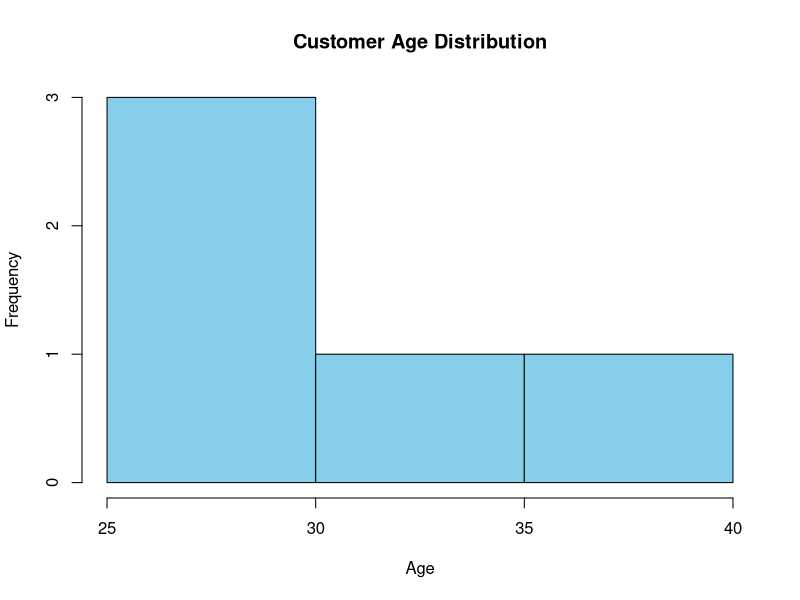
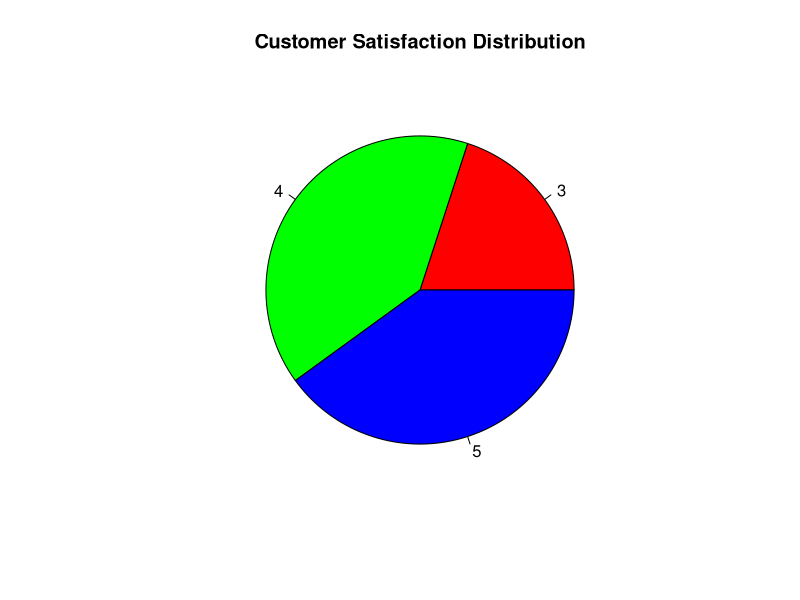
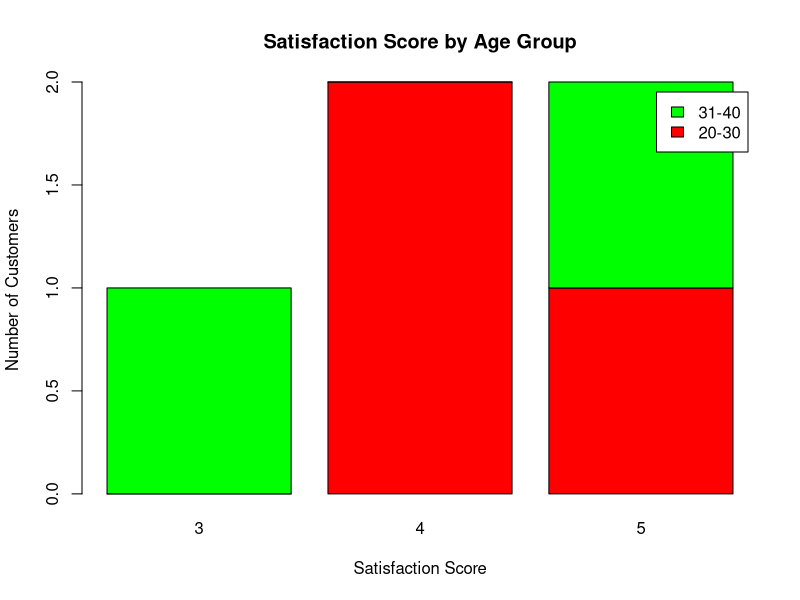

The R script that drew these images, in order:
library(wordcloud)
library(RColorBrewer)

customer <- data.frame(
  CustomerID = c(1,2,3,4,5),
  Age = c(25,30,35,28,40),
  Satisfaction = c(4,5,3,4,5)
)

hist(customer$Age,
     col = "skyblue",
     border = "black",
     main = "Customer Age Distribution",
     xlab = "Age",
     ylab = "Frequency")

satisfaction_count <- table(customer$Satisfaction)

pie(satisfaction_count,
    labels = names(satisfaction_count),
    col = rainbow(length(satisfaction_count)),
    main = "Customer Satisfaction Distribution")

customer$AgeGroup <- ifelse(customer$Age <= 30, "20-30", "31-40")

data <- table(customer$AgeGroup, customer$Satisfaction)

barplot(data,
        beside = FALSE,
        col = c("red","green","blue"),
        legend = rownames(data),
        main = "Satisfaction Score by Age Group",
        xlab = "Satisfaction Score",
        ylab = "Number of Customers")
